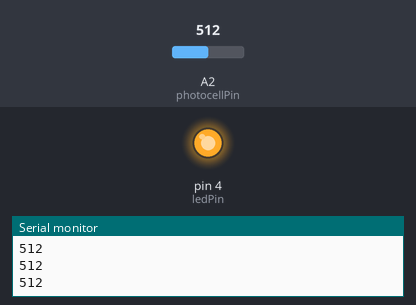
Simulated run of this sketch. Board: Arduino Uno, built with avr-gcc and run on an emulated ATmega328P. Parts: output pins drawn as LEDs (lit = HIGH), the last lines printed to the serial monitor. The inputs (shaded band) are chosen by the test bench; at power-on: A2 (photocellPin) = 512.

Above: at 1.2 s.
1.3 s: A2 (photocellPin) set to 523
At 1.6 s:
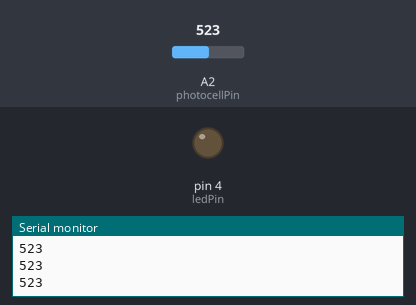
2.8 s: A2 (photocellPin) set to 511
At 4.0 s:
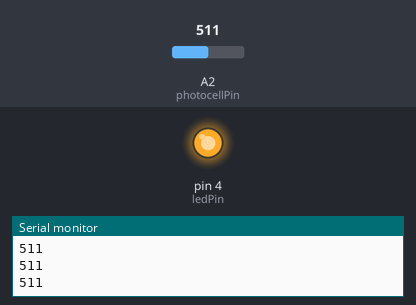
4.3 s: A2 (photocellPin) set to 716
At 5.1 s:
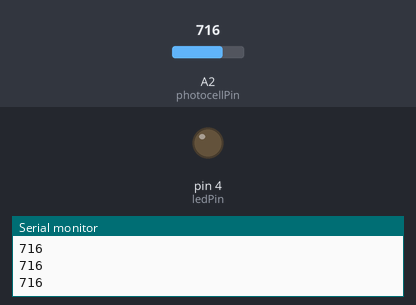
Timing chart, 0 to 7.3 s (numbered marks = the images above; inputs shaded):
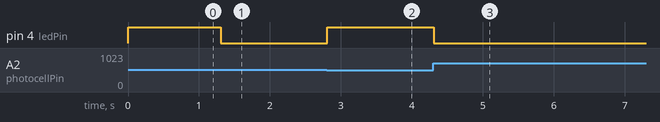

The sketch:

tuto-6.ino
```cpp
int photocellPin = 2; // Sortie Analog de la photorésistance
int ledPin = 4; // Sortie Digital de la LED
int val = 0; // Valeur de la luminosité

void setup() {
  pinMode(ledPin, OUTPUT);
  Serial.begin(9600);
}

void loop() {
  val = analogRead(photocellPin); // Lecture de la valeur de la luminosité
  Serial.println(val);
  if (val<=512) { // Si la valeur de la luminosité est basse...
    digitalWrite(ledPin, HIGH); // ...on eteint la LED.
  }
  else {
    digitalWrite(ledPin, LOW);
  }
}
```

Measured:
- the behaviour switches between 512 and 513 on A2 (photocellPin) (found by bisection; images 0 and 1)
- after the input at 1.3 s, pin 4 (ledPin): HIGH → LOW at once
- after the input at 2.8 s, pin 4 (ledPin): LOW → HIGH at once
- after the input at 4.3 s, pin 4 (ledPin): HIGH → LOW at once
